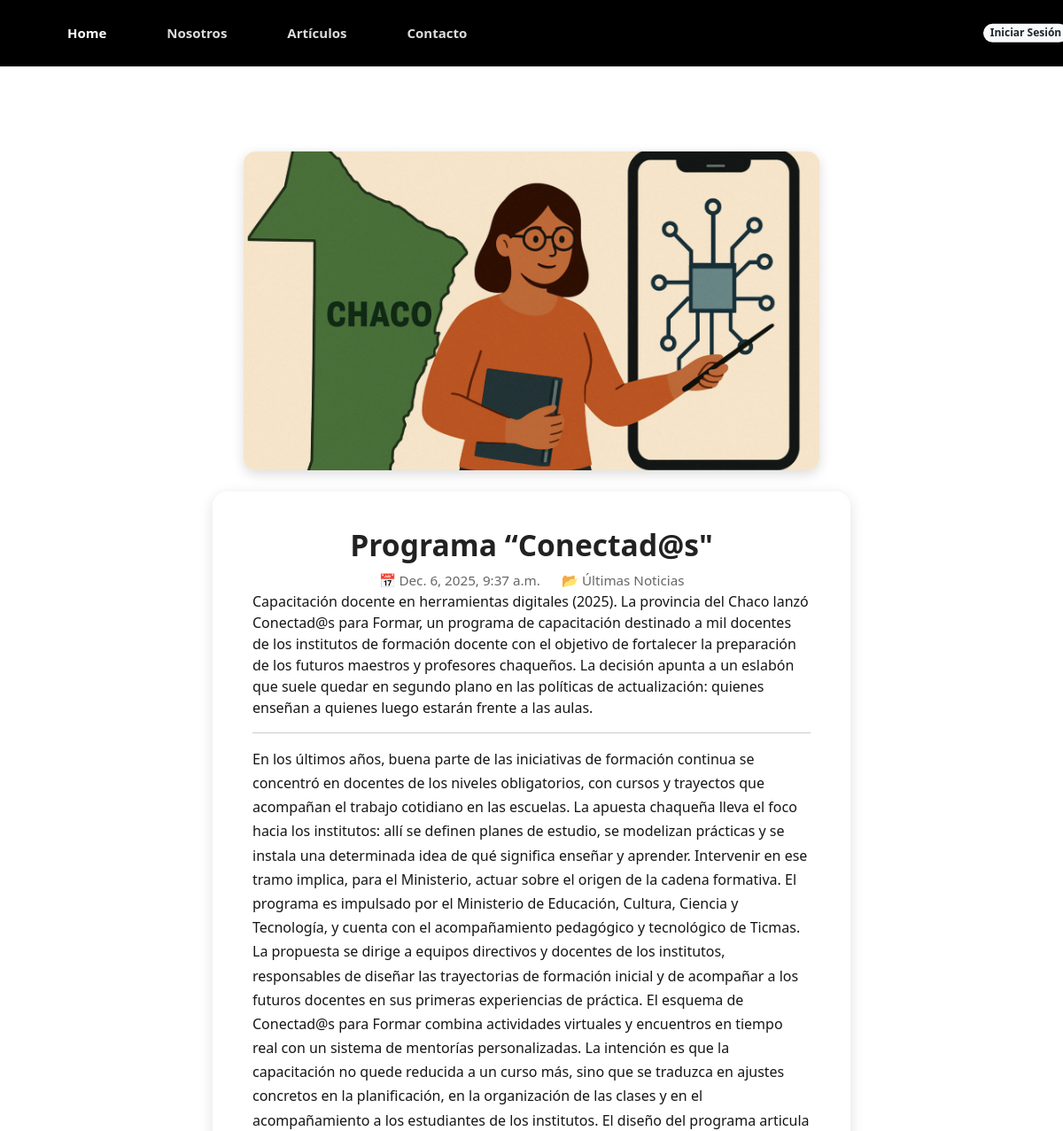
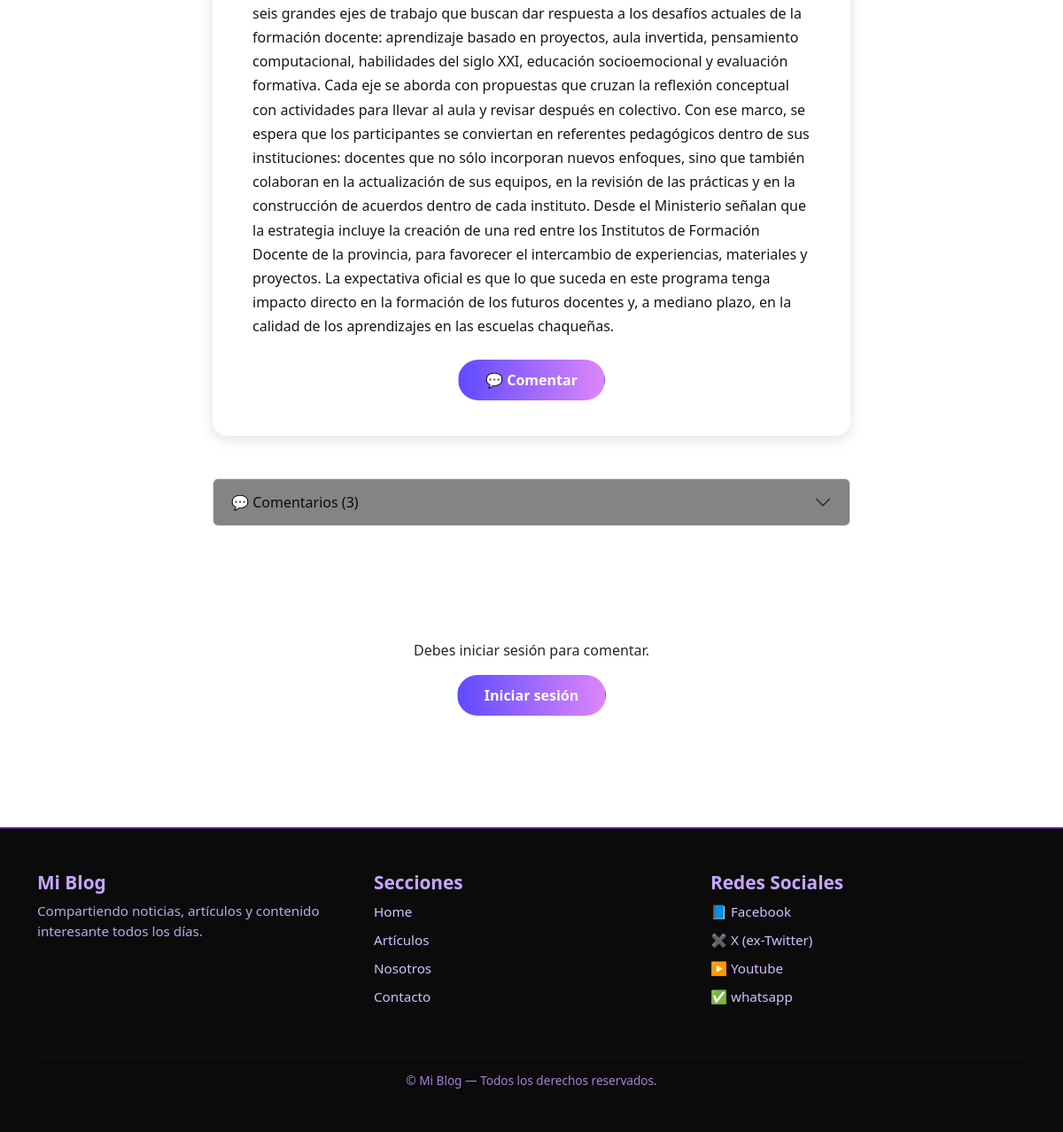
/articulos/articulos/3/, run on the app's committed database (2 pictures, top to bottom).
### apps/articulo/models.py (models this page shows, shortened)
class Articulo(models.Model):
    titulo = models.CharField(max_length=30, null=False)
    resumen = models.TextField(null=False)
    contenido = models.TextField(null=False)
    fecha_publicacion = models.DateTimeField(auto_now_add=True)
    activo = models.BooleanField(default=True)
    categoria = models.ForeignKey(Categoria, on_delete=models.SET_NULL, null=True)
    imagen = models.ImageField(null=True, blank=True, upload_to='media', default='post_default.png')
    publicado = models.DateTimeField(default=timezone.now)
    editor = models.ForeignKey(settings.AUTH_USER_MODEL, on_delete=models.CASCADE, null=True)
    class Meta:
        ordering = ('-publicado',)

class Categoria(models.Model):
    nombre = models.CharField(max_length=30, null=False, default='Sin categoría')
    def __str__(self):
        return self.nombre

### apps/articulo/views.py (the view, shortened to what this page needs)
# urls.py: path('articulos/<int:id>/', ArticuloDetailView.as_view(), name="articuloDetalle"),
class ArticuloDetailView(DetailView):
    model = Articulo
    template_name = "articulo/postArticulos.html"
    success_url = 'articulo'
    context_object_name = "articulo"
    pk_url_kwarg = "id"
    queryset = Articulo.objects.all()
    def get_context_data(self, **kwargs):
        context = super().get_context_data(**kwargs)
        context['comentarios'] = Comentario.objects.filter(articulo_id=self.kwargs['id'])
        edit_id = self.request.GET.get("edit")
        if edit_id:
            comentario = Comentario.objects.get(pk=edit_id)
            context['editando'] = True
            context['comentario_editar'] = comentario
            context['form'] = ComentarioForm(instance=comentario)
        else:
            context['editando'] = False
            context['form'] = ComentarioForm()
        return context

### apps/articulo/templatetags/colaborador_tags.py (called while the page is built)
@register.filter(name='has_group')
def has_group(user, group_name):
    return user.groups.filter(name=group_name).exists()

### templates/articulo/postArticulos.html (shortened to what this page needs)
{% extends 'home.html' %}
{% load static %}
{% load colaborador_tags %}
{% load crispy_forms_tags %}
{% block extra_css %}
<link rel="stylesheet" href="{% static 'css/postArticulo.css' %}?v=10">
{% endblock %}
{% block content %}
<section>
    <div class="container py-5">
        <div class="row justify-content-center">
            <div class="col-lg-8 text-center">
                <div class="article-image-container">
                    {% if articulo.imagen %}
                        <img src="{{ articulo.imagen.url }}" class="article-image" alt="{{ articulo.titulo }}">
                    {% else %}
                        <img src="{% static 'assets/img/banner_img_01.jpg' %}" class="article-image" alt="">
                    {% endif %}
                </div>
            </div>
        </div>
        <div class="row justify-content-center mt-4">
            <div class="col-lg-8">
                <div class="article-content">
                    <h1 class="article-title text-center">{{ articulo.titulo|capfirst }}</h1>
                    <div class="article-meta text-center">
                        <span>📅 {{ articulo.fecha_publicacion }}</span>
                        <span>📂 {{ articulo.categoria|capfirst }}</span>
                    </div>
                    <p class="article-summary">{{ articulo.resumen }}</p>
                    <hr>
                    <div class="article-body">
                        {{ articulo.contenido|safe }}
                    </div>
                    <div class="article-actions mt-4 text-center">
                        <a class="btn btn-gradient" href="#comentario">💬 Comentar</a>
                    </div>
                </div>
            </div>
        </div>
        <div class="row justify-content-center mt-5">
            <div class="col-lg-8">
                <div class="accordion" id="accordionComentarios">
                    <div class="accordion-item comment-accordion">
                        <h2 class="accordion-header">
                            <button class="accordion-button collapsed" type="button"
                                data-bs-toggle="collapse"
                                data-bs-target="#collapseComentarios">
                                💬 Comentarios ({{ comentarios.count }})
                            </button>
                        </h2>
                    </div>
                </div>
            </div>
        </div>
        <div class="comment-form-wrapper mt-5">
            <div class="col-md-6 m-auto text-center">
                <h3 class="mb-3">Deja tu comentario</h3>
                <form method="POST">
                    {% if user.is_authenticated %}
                        {{ form|crispy }}
                        <button class="btn btn-gradient mt-3" type="submit">Enviar comentario</button>
                    {% else %}
                        <p>Debes iniciar sesión para comentar.</p>
                        <a class="btn btn-gradient"
                            href="{% url 'apps.usuario:login' %}?next={{ request.path }}#comentario">
                            Iniciar sesión
                        </a>
                    {% endif %}
                </form>
            </div>
        </div>
    </div>
</section>
{% endblock %}

### static/css/style.css (style rules this page uses)
.btn-gradient { background: linear-gradient(to right, #5f4bff, #dd86f8); color: white; padding: 6px 18px; border-radius: 20px; font-weight: 600; }

### static/css/postArticulo.css (style rules this page uses)
.article-image-container { max-width: 650px; margin: 0 auto; border-radius: 14px; overflow: hidden; box-shadow: 0 4px 14px rgba(0,0,0,0.15); }
.article-image { width: 100%; height: auto; max-height: 360px; object-fit: cover; display: block; }
.article-content { background: #ffffff; padding: 40px 45px; border-radius: 16px; color: #333; box-shadow: 0 4px 16px rgba(0,0,0,0.12); }
.article-title { font-size: 2.1rem; color: #222; font-weight: 700; }
.article-meta span { color: #666; margin: 0 10px; font-size: 0.95rem; }
.article-summary { color: #171616; }
.article-body { color: #171616; line-height: 1.7; }
.btn-gradient { background: linear-gradient(90deg, #5f4bff, #dd86f8); color: white !important; padding: 10px 30px; border-radius: 30px; font-weight: 600; }
.comment-accordion .accordion-button { background: #858383 !important; color: #0c0b0b; border: none; }
.comment-form-wrapper { padding: 30px 0; }
.comment-form-wrapper h3 { color: #fff; }

### data on the page
Articulo: imagen (picture), titulo "Programa “Conectad@s\"", fecha_publicacion "Dec. 6, 2025, 9:37 a.m.", categoria "Últimas Noticias", resumen "Capacitación docente en herramientas digitales (2025). La provincia del Chaco lanzó Conectad@s para Formar, un programa de capacitación destinado a mil docentes de los institutos de formación docente con el objetivo de fortalecer la preparación de los futuros maestros y profesores chaqueños. La decisión apunta a un eslabón que suele quedar en segundo plano en las políticas de actualización: quienes enseñan a quienes luego estarán frente a las aulas.", contenido "En los últimos años, buena parte de las iniciativas de formación continua se concentró en docentes de los niveles obligatorios, con cursos y trayectos que acompañan el trabajo cotidiano en las escuelas. La apuesta chaqueña lleva el foco hacia los institutos: allí se definen planes de estudio, se modelizan prácticas y se instala una determinada idea de qué significa enseñar y aprender. Intervenir en ese tramo implica, para el Ministerio, actuar sobre el origen de la cadena formativa. El programa es impulsado por el Ministerio de Educación, Cultura, Ciencia y Tecnología, y cuenta con el acompañamiento pedagógico y tecnológico de Ticmas. La propuesta se dirige a equipos directivos y docentes…"

### other printed values
{{ comentarios.count }} "3"
